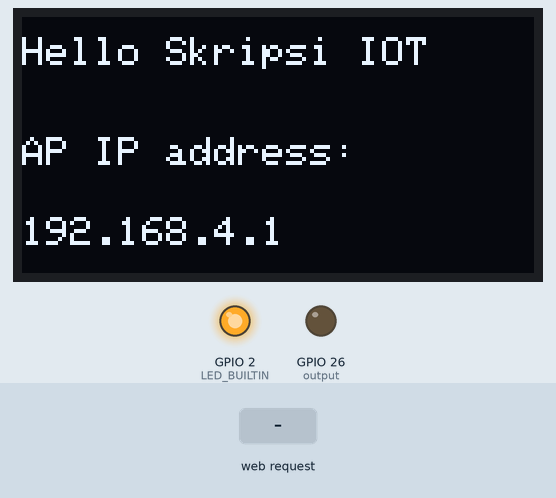
Simulated run of this program. Board: ESP32. On the bench: 128×64 one-colour display, output pins drawn as LEDs (lit = HIGH). The inputs (shaded band) are chosen by the test bench. WiFi joins after 1.5 s; servers stay silent unless stated; what the program prints to the serial monitor is not drawn.

Above: at 3.2 s.
3.3 s: HTTP request GET /update received
Timing chart, 0 to 6.3 s (numbered marks = the images above; inputs shaded):
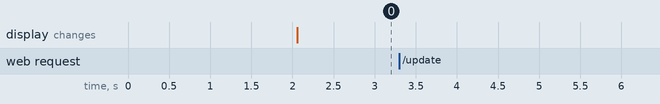

The program:

main.cpp
```cpp
#include <Arduino.h>
#include "FS.h"

/**
 * jalankan module Wifi.h dan Async pattern jika mengunakan board ESP32
 * akan tetapi jika menggunakan board esp8266 maka jalankan module espasync untuk esp8266
 * jalankan module Espasync web server
 * jalankan module spi, adafruit gfx dan ssd oled lcd screen
 */
#ifdef ESP32
#include <WiFi.h>
#include <AsyncTCP.h>
#else
#include <ESP8266WiFi.h>
#include <ESPAsyncTCP.h>
#endif
#include <ESPAsyncWebServer.h>
#include <SPI.h>
#include <Wire.h>
#include <Adafruit_GFX.h>
#include <Adafruit_SSD1306.h>

/**
 * define layar pada oled dan declare display oled
 */
#define SCREEN_WIDTH 128 // OLED display width, in pixels
#define SCREEN_HEIGHT 64 // OLED display height, in pixels

Adafruit_SSD1306 oled_display(SCREEN_WIDTH, SCREEN_HEIGHT, &Wire, -1);

/**
 * declare var untuk nama wifi,password
 * declare var untuk login auth berupa username dan password
 * declare var untuk status pada saklar lampu
 * declare var untuk input pin pada saklar otomatisasi pada lampu
 */
const char *ssid = "SkripsiIOT";
const char *password = "1234567890";

const char *http_username = "admin";
const char *http_password = "skripsi";

const char *PARAM_INPUT_1 = "state";

const int output = 26;

// Init/jalankan module pattern async web server
AsyncWebServer server(80);

const char index_html[] PROGMEM = R"rawliteral(
<!DOCTYPE HTML><html>
<head>
  <title>ESP Web Server</title>
  <meta name="viewport" content="width=device-width, initial-scale=1">
  <style>
    html {font-family: Arial; display: inline-block; text-align: center;}
    h2 {font-size: 2.6rem;}
    body {max-width: 600px; margin:0px auto; padding-bottom: 10px;}
    .switch {position: relative; display: inline-block; width: 120px; height: 68px}
    .switch input {display: none}
    .slider {position: absolute; top: 0; left: 0; right: 0; bottom: 0; background-color: #ccc; border-radius: 34px}
    .slider:before {position: absolute; content: ""; height: 52px; width: 52px; left: 8px; bottom: 8px; background-color: #fff; -webkit-transition: .4s; transition: .4s; border-radius: 68px}
    input:checked+.slider {background-color: #2196F3}
    input:checked+.slider:before {-webkit-transform: translateX(52px); -ms-transform: translateX(52px); transform: translateX(52px)}
  </style>
</head>
<body>
  <h2>Otomatisasi Lampu Dengan ESP-32 Dan Relay</h2>
  <button onclick="logoutButton()">Logout</button>
  <p>Kondisi - Lampu 1 - State <span id="state">%STATE%</span></p>
  %BUTTONPLACEHOLDER%
<script>function toggleCheckbox(element) {
  var xhr = new XMLHttpRequest();
  if(element.checked){
    xhr.open("GET", "/update?state=1", true);
    document.getElementById("state").innerHTML = "ON";
  }
  else {
    xhr.open("GET", "/update?state=0", true);
    document.getElementById("state").innerHTML = "OFF";
  }
  xhr.send();
}
function logoutButton() {
  var xhr = new XMLHttpRequest();
  xhr.open("GET", "/logout", true);
  xhr.send();
  setTimeout(function(){ window.open("/logged-out","_self"); }, 1000);
}
</script>
</body>
</html>
)rawliteral";

const char logout_html[] PROGMEM = R"rawliteral(
<!DOCTYPE HTML><html>
<head>
  <meta name="viewport" content="width=device-width, initial-scale=1">
</head>
<body>
  <p>Logged out or <a href="/">return to homepage</a>.</p>
  <p><strong>Note:</strong> close all web browser tabs to complete the logout process.</p>
</body>
</html>
)rawliteral";

/**
 * method output state digunakan untuk mengetahui status tombol pada lampu pijar
 */
String outputState()
{
  if (digitalRead(output))
  {
    return "checked";
  }
  else
  {
    return "";
  }
  return "";
}

/**
 * methods process digunakan untuk mengeksekusi saklar pada lampu
 */
String processor(const String &var)
{
  // Serial.println(var);
  if (var == "BUTTONPLACEHOLDER")
  {
    String buttons = "";
    String outputStateValue = outputState();
    buttons += "<p><label class=\"switch\"><input type=\"checkbox\" onchange=\"toggleCheckbox(this)\" id=\"output\" " + outputStateValue + "><span class=\"slider\"></span></label></p>";
    return buttons;
  }
  if (var == "STATE")
  {
    if (digitalRead(output))
    {
      return "ON";
    }
    else
    {
      return "OFF";
    }
  }
  return String();
}

void setup()
{
  // Baude rate proses
  Serial.begin(115200);

  // pin mode untuk saklar/relay
  pinMode(output, OUTPUT);
  digitalWrite(output, LOW);

  // pin mode untuk lampu esp32
  pinMode(LED_BUILTIN, OUTPUT);

  /**
   * setup layar oled,digunakan untuk menampilkan tulisan hello skripsi IOT
   * dan alamat dari fitur aplikasi
   */
  if (!oled_display.begin(SSD1306_SWITCHCAPVCC, 0x3c))
  {
    Serial.println(F("Oled do not detected"));
    for (;;)
      ;
  }
  delay(2000);
  oled_display.clearDisplay();
  oled_display.setTextSize(1);
  oled_display.setTextColor(WHITE);
  oled_display.setCursor(0, 5);
  oled_display.println("Hello Skripsi IOT");

  /**
   * Connect to Wi-Fi Sebagai (client side)
   */

  // WiFi.begin(ssid, password);
  // while (WiFi.status() != WL_CONNECTED)
  // {
  //   delay(1000);
  //   Serial.println("Connecting to WiFi..");
  // }
  // Print ESP Local IP Address
  // Serial.println(WiFi.localIP());

  /**
   * Connect Wi-Fi Sebagai (Access Point)
   */

  Serial.println("Setting AP (Access Point) Skripsi IOT…");
  // Remove the password parameter, if you want the AP (Access Point) to be open
  WiFi.softAP(ssid, password);

  IPAddress IP = WiFi.softAPIP();
  digitalWrite(LED_BUILTIN, HIGH);
  oled_display.setCursor(0, 30);
  oled_display.print("AP IP address: ");
  oled_display.setCursor(0, 50);
  oled_display.println(IP);
  oled_display.display();
  /**
   *
   * Routes(web) sebagai endpoint dari sebuah fitur
   */
  server.on("/", HTTP_GET, [](AsyncWebServerRequest *request)
            {
    if(!request->authenticate(http_username, http_password))
      return request->requestAuthentication();
    request->send_P(200, "text/html", index_html, processor); });

  server.on("/logout", HTTP_GET, [](AsyncWebServerRequest *request)
            { request->send(401); });

  server.on("/logged-out", HTTP_GET, [](AsyncWebServerRequest *request)
            { request->send_P(200, "text/html", logout_html, processor); });

  // Send a GET request to <ESP_IP>/update?state=<inputMessage>
  server.on("/update", HTTP_GET, [](AsyncWebServerRequest *request)
            {
    if(!request->authenticate(http_username, http_password))
      return request->requestAuthentication();
    String inputMessage;
    String inputParam;
    // GET input1 value on <ESP_IP>/update?state=<inputMessage>
    if (request->hasParam(PARAM_INPUT_1)) {
      inputMessage = request->getParam(PARAM_INPUT_1)->value();
      inputParam = PARAM_INPUT_1;
      digitalWrite(output, inputMessage.toInt());
    }
    else {
      inputMessage = "No message sent";
      inputParam = "none";
    }
    Serial.println(inputMessage);
    request->send(200, "text/plain", "OK"); });

  // Start server
  server.begin();
}

void loop()
{
}
```

Measured:
- after the input at 3.3 s, every drawn part: stays the same
